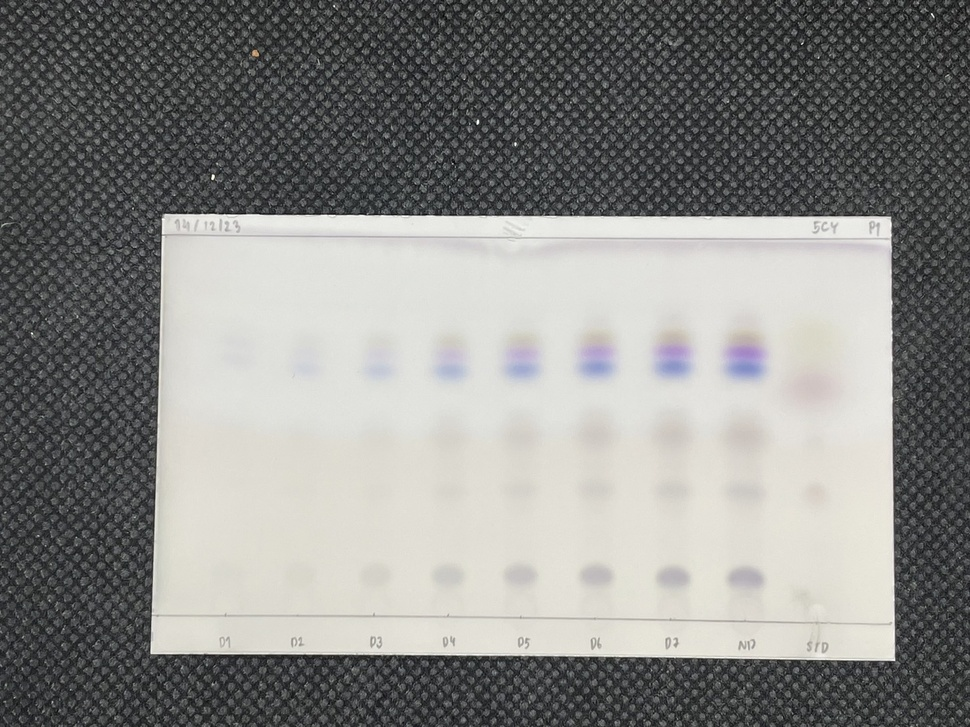
#> input picture input/ingredients/5CY-P1_Vanillin-Original.jpg, 970 x 727 px, shrunk from 1479 x 1109 before the run
$ python -i detect_paper.py   (imports and definitions only)
#> lines starting #> are read from the running program, lines starting #| are printed output that depends on the picture; after the words box and inside, x2 and y2 are one past the last pixel; in counts of white or black regions, pixels touching at a corner belong together
"""
Module for detecting and cropping to paper boundaries in images.
"""
import numpy as np
import cv2
from typing import List

# Type aliases
Image = np.ndarray
Contour = np.ndarray

# Constants
GAUSSIAN_BLUR_KERNEL_SIZE = (5, 5)
GAUSSIAN_BLUR_SIGMA = 0


class PaperDetector:
    """Class for detecting and cropping to paper boundaries in images."""

    @staticmethod
    def crop_to_paper(image: Image) -> Image:
        """
        Detect paper boundaries in an image and crop to those boundaries.

        Args:
            image: Input color image

        Returns:
            Image cropped to paper boundaries

        Raises:
            ValueError: If no paper boundaries can be detected
        """
        contours = PaperDetector._get_contours(image)
        if not contours:
            raise ValueError("No paper boundaries detected in the image.")

        largest_contour = PaperDetector._get_largest_contour(contours)
        return PaperDetector._crop_image_using_contour(image, largest_contour)

    @staticmethod
    def _get_contours(image: Image) -> List[Contour]:
        """
        Detect contours in the image that could represent paper boundaries.

        Args:
            image: Input color image

        Returns:
            List of detected contours
        """
        # Input validation
        if image is None or image.size == 0:
            raise ValueError("Invalid input image")

        # Convert to grayscale
        gray = cv2.cvtColor(image, cv2.COLOR_BGR2GRAY)

        # Apply Gaussian blur to reduce noise
        gray_blur = cv2.GaussianBlur(
            gray,
            GAUSSIAN_BLUR_KERNEL_SIZE,
            GAUSSIAN_BLUR_SIGMA
        )

        # Apply Otsu's thresholding
        threshold = cv2.threshold(
            gray_blur,
            0, 255,
            cv2.THRESH_BINARY + cv2.THRESH_OTSU
        )[1]

        # Find contours
        contours, _ = cv2.findContours(
            threshold,
            cv2.RETR_EXTERNAL,
            cv2.CHAIN_APPROX_SIMPLE
        )

        return contours

    @staticmethod
    def _get_largest_contour(contours: List[Contour]) -> Contour:
        """
        Select the largest contour by area.

        Args:
            contours: List of contours

        Returns:
            Largest contour

        Raises:
            ValueError: If contours list is empty
        """
        if not contours:
            raise ValueError("No contours provided")

        return max(contours, key=cv2.contourArea)

    @staticmethod
    def _crop_image_using_contour(image: Image, contour: Contour) -> Image:
        """
        Create mask for the contour and crop the image to its boundaries.

        Args:
            image: Input color image
            contour: Contour to crop to

        Returns:
            Cropped image
        """
        # Create mask
        mask = np.zeros_like(image)
        cv2.drawContours(mask, [contour], -1, (255, 255, 255), -1)

        # Apply mask
        masked_image = cv2.bitwise_and(image, mask)

        # Get bounding rectangle
        gray_masked = cv2.cvtColor(masked_image, cv2.COLOR_BGR2GRAY)
        x, y, w, h = cv2.boundingRect(gray_masked)

        # Crop image to bounding rectangle
        cropped_image = masked_image[y:y+h, x:x+w]

        return cropped_image

>>> import cv2
>>> picture = cv2.imread('../../input/ingredients/5CY-P1_Vanillin-Original.jpg')
#> picture is the input picture: shape (727, 970, 3); mean B, G, R 134.2, 136.7, 136.7
>>> result = PaperDetector().crop_to_paper(picture)
#> in _get_contours, `threshold = cv2.threshold( gray_blur, 0, 255, cv2.THRESH_BINARY + cv2...`:
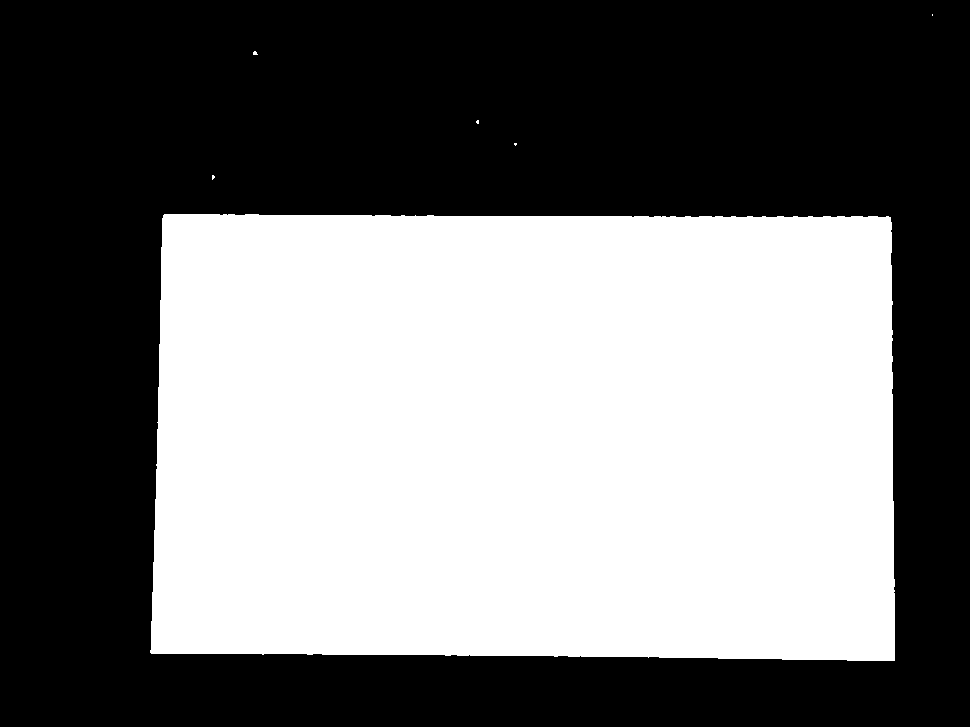
#> threshold: shape (727, 970); 46% white; 6 white regions (5 under 20 px)
#> in _get_contours, `contours, _ = cv2.findContours( threshold, cv2.RETR_EXTERNAL, cv2.CHAI..`: contours = 6 contours, 5 with area under 20; largest, box (x1, y1, x2, y2) and area: (150, 214, 895, 661) 323400
#> in crop_to_paper, `largest_contour = PaperDetector._get_largest_contour(contours)`: largest_contour = contour of 224 points, box (x1, y1, x2, y2) (150, 214, 895, 661), area 323400
#> in _crop_image_using_contour, `cv2.drawContours(mask, [contour], -1, (255, 255, 255), -1)`: mask: shape (727, 970, 3); 46% white; 1 white region, box (x1, y1, x2, y2) and area: (150, 214, 895, 661) 324577
#> in _crop_image_using_contour, `masked_image = cv2.bitwise_and(image, mask)`:
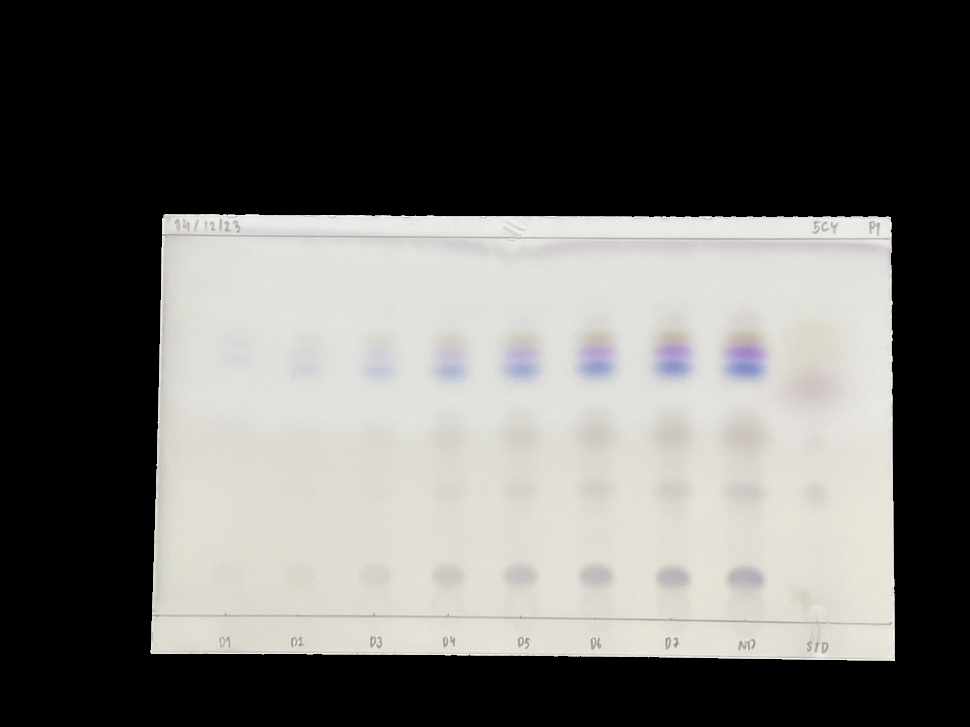
#> masked_image: shape (727, 970, 3); mean B, G, R 98.2, 101, 101.8
#> in _crop_image_using_contour, `x, y, w, h = cv2.boundingRect(gray_masked)`: x = 150; y = 214; w = 745; h = 447
#> in _crop_image_using_contour, `cropped_image = masked_image[y:y+h, x:x+w]`:
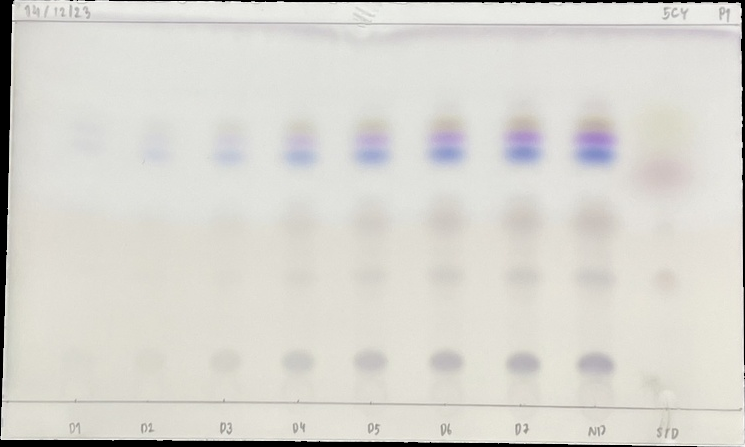
#> cropped_image: shape (447, 745, 3); mean B, G, R 207.9, 214, 215.6

$ run again, on input/ingredients/5CY-P2_Vanillin-Original.jpg
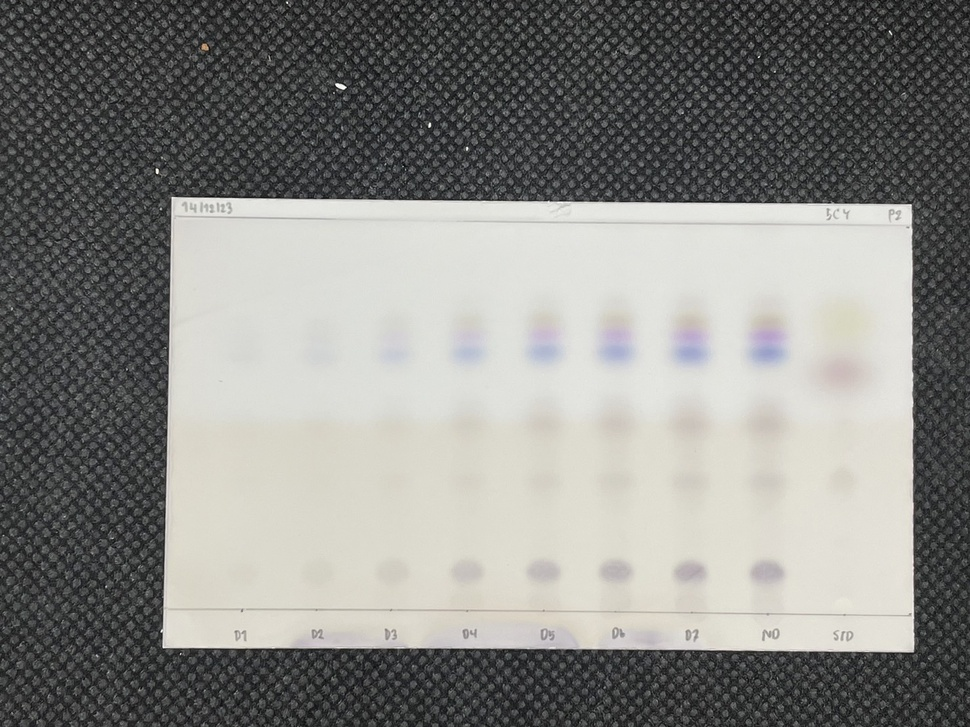
#> input picture input/ingredients/5CY-P2_Vanillin-Original.jpg, 970 x 727 px, shrunk from 1479 x 1109 before the run
#> picture is the input picture: shape (727, 970, 3); mean B, G, R 131.8, 135.3, 135.4
#> in _get_contours, `threshold = cv2.threshold( gray_blur, 0, 255, cv2.THRESH_BINARY + cv2...`:
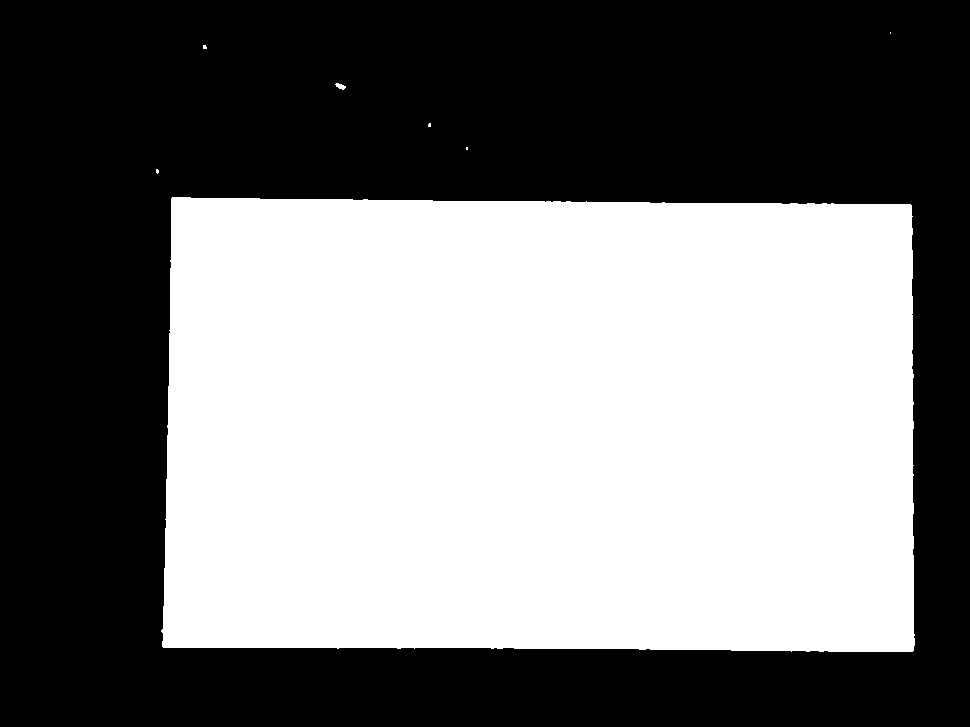
#> threshold: shape (727, 970); 47.4% white; 7 white regions (5 under 20 px)
#> in _get_contours, `contours, _ = cv2.findContours( threshold, cv2.RETR_EXTERNAL, cv2.CHAI..`: contours = 7 contours, 5 with area under 20; largest, box (x1, y1, x2, y2) and area: (161, 197, 915, 652) 332968, (335, 83, 346, 90) 32
#> largest_contour = contour of 199 points, box (x1, y1, x2, y2) (161, 197, 915, 652), area 332968
#> mask: shape (727, 970, 3); 47.4% white; 1 white region, box (x1, y1, x2, y2) and area: (161, 197, 915, 652) 334161
#> x = 161; y = 197; w = 754; h = 455
#> in _crop_image_using_contour, `cropped_image = masked_image[y:y+h, x:x+w]`:
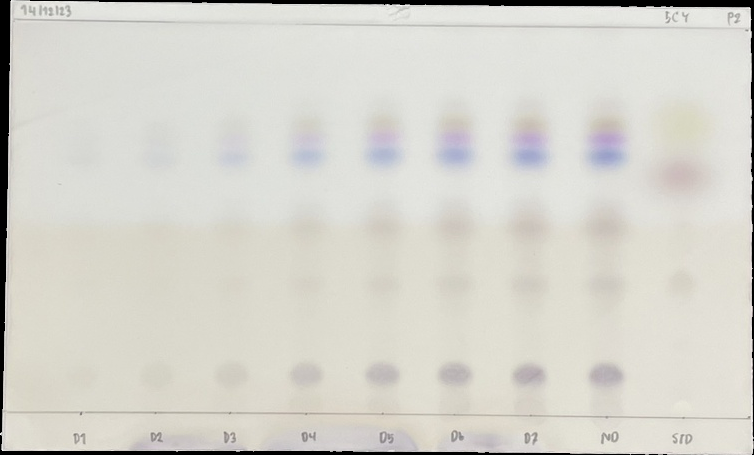
#> cropped_image: shape (455, 754, 3); mean B, G, R 204.7, 212.2, 213.6

$ run again, on input/ingredients/LPY-P1_Vanillin-Original.jpg
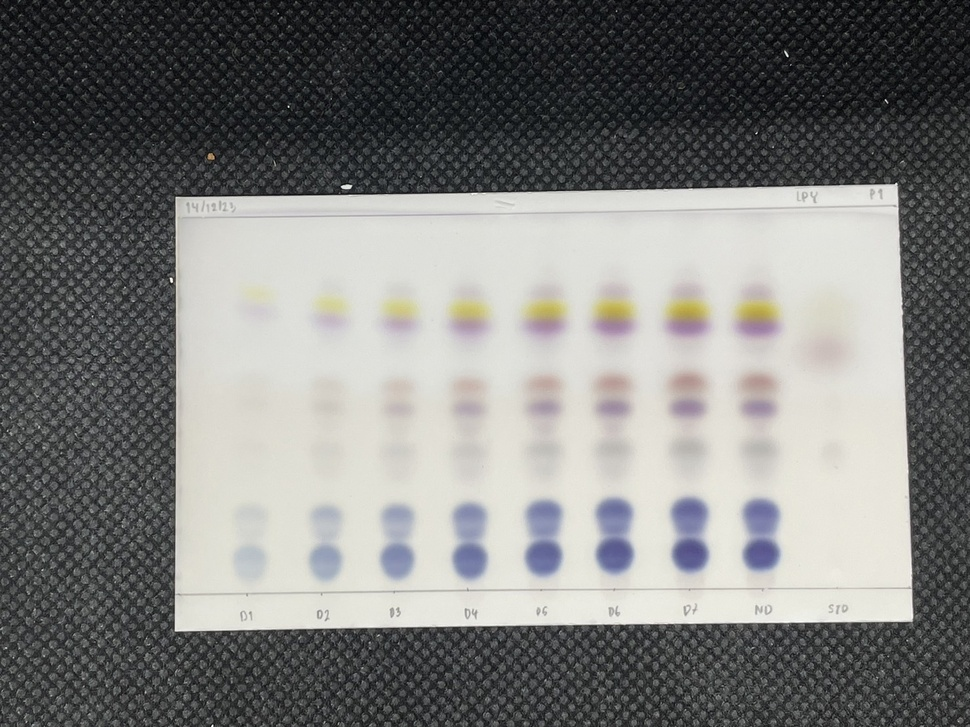
#> input picture input/ingredients/LPY-P1_Vanillin-Original.jpg, 970 x 727 px, shrunk from 1479 x 1109 before the run
#> picture is the input picture: shape (727, 970, 3); mean B, G, R 123.8, 125.6, 125.4
#> in _get_contours, `threshold = cv2.threshold( gray_blur, 0, 255, cv2.THRESH_BINARY + cv2...`:
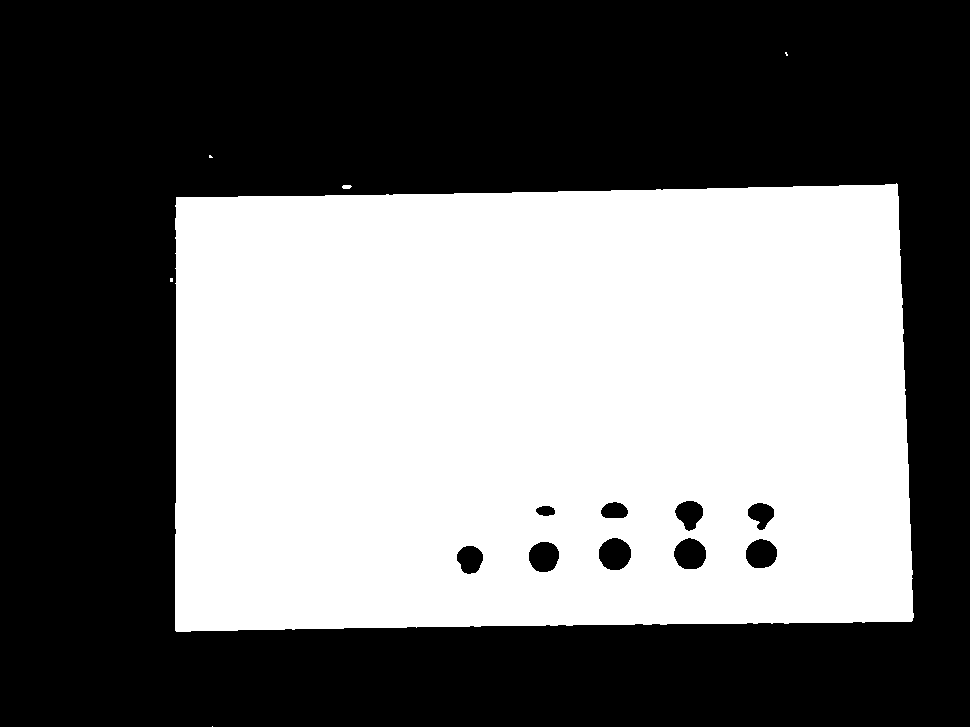
#> threshold: shape (727, 970); 44.3% white; 6 white regions (4 under 20 px)
#> in _get_contours, `contours, _ = cv2.findContours( threshold, cv2.RETR_EXTERNAL, cv2.CHAI..`: contours = 6 contours, 4 with area under 20; largest, box (x1, y1, x2, y2) and area: (175, 183, 914, 632) 316282, (342, 185, 352, 189) 24
#> largest_contour = contour of 188 points, box (x1, y1, x2, y2) (175, 183, 914, 632), area 316282
#> mask: shape (727, 970, 3); 45% white; 1 white region, box (x1, y1, x2, y2) and area: (175, 183, 914, 632) 317447
#> x = 175; y = 183; w = 739; h = 449
#> in _crop_image_using_contour, `cropped_image = masked_image[y:y+h, x:x+w]`:
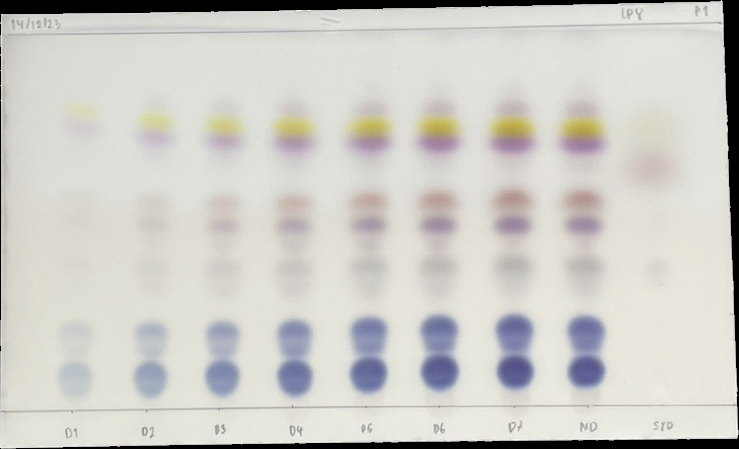
#> cropped_image: shape (449, 739, 3); mean B, G, R 199.1, 204.3, 205.7

$ run again, on input/ingredients/LPY-P2_Vanillin-Original.jpg
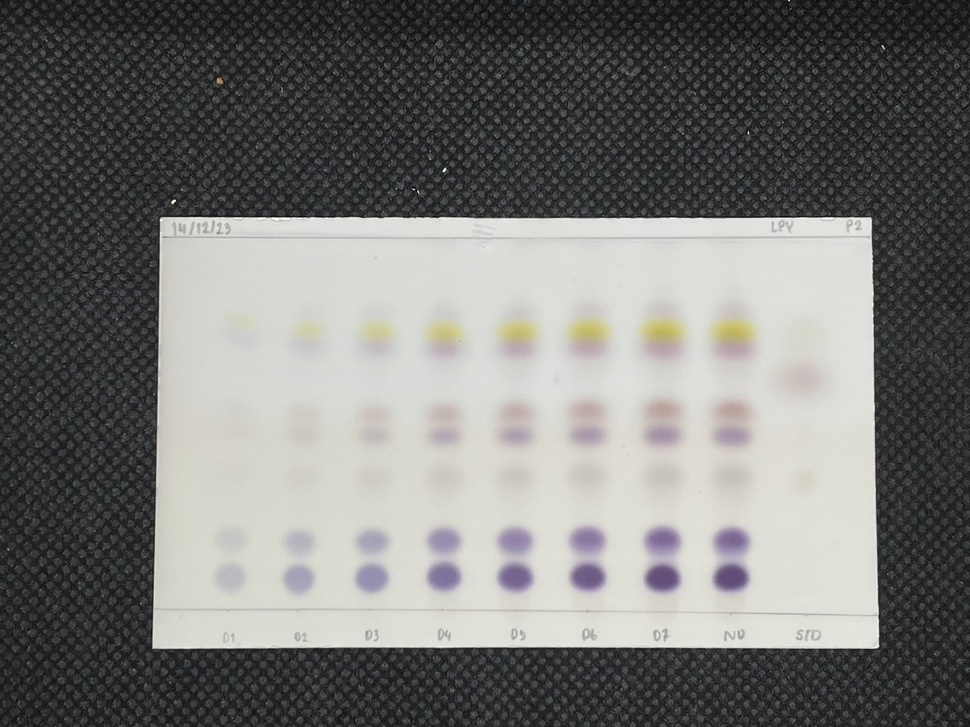
#> input picture input/ingredients/LPY-P2_Vanillin-Original.jpg, 970 x 727 px, shrunk from 1479 x 1109 before the run
#> picture is the input picture: shape (727, 970, 3); mean B, G, R 117, 119.5, 119
#> in _get_contours, `threshold = cv2.threshold( gray_blur, 0, 255, cv2.THRESH_BINARY + cv2...`:
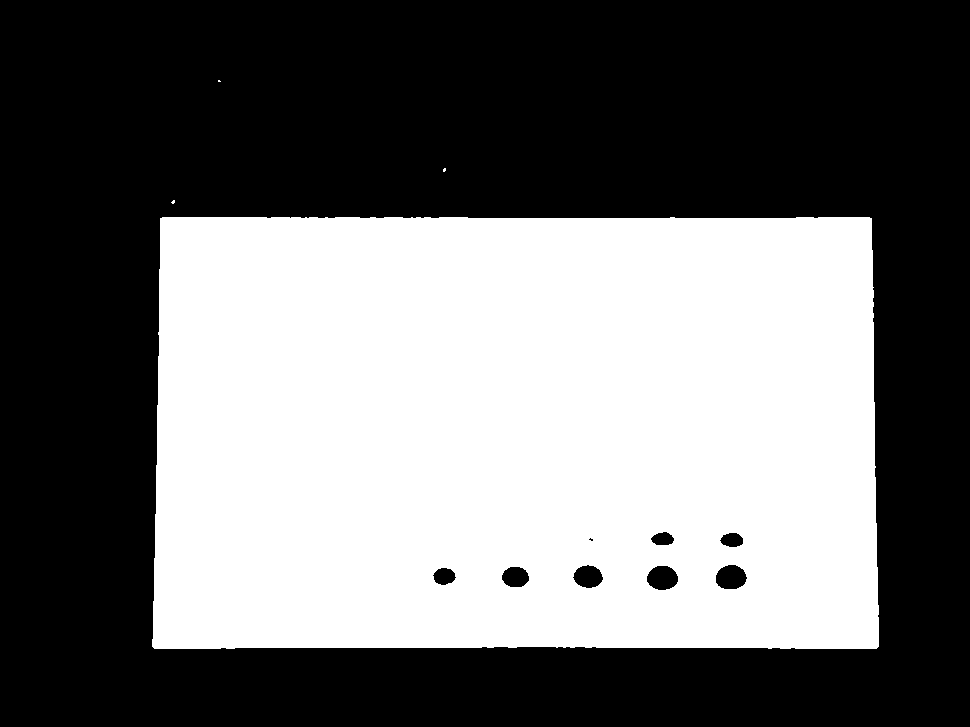
#> threshold: shape (727, 970); 43.5% white; 4 white regions (3 under 20 px)
#> in _get_contours, `contours, _ = cv2.findContours( threshold, cv2.RETR_EXTERNAL, cv2.CHAI..`: contours = 4 contours, 3 with area under 20; largest, box (x1, y1, x2, y2) and area: (152, 217, 879, 649) 308208
#> largest_contour = contour of 170 points, box (x1, y1, x2, y2) (152, 217, 879, 649), area 308208
#> mask: shape (727, 970, 3); 43.9% white; 1 white region, box (x1, y1, x2, y2) and area: (152, 217, 879, 649) 309355
#> x = 152; y = 217; w = 727; h = 432
#> in _crop_image_using_contour, `cropped_image = masked_image[y:y+h, x:x+w]`:
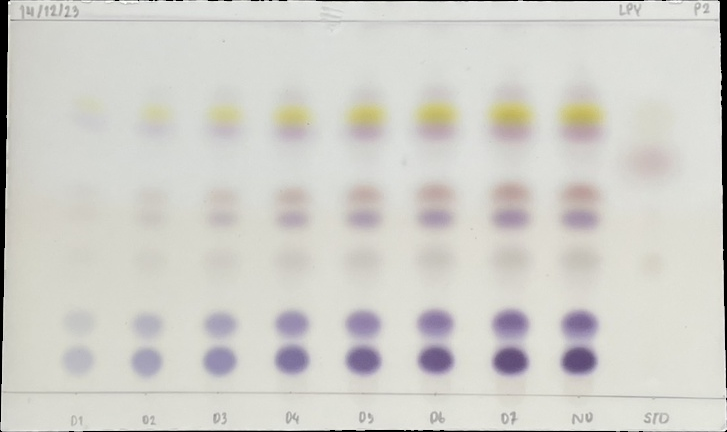
#> cropped_image: shape (432, 727, 3); mean B, G, R 202.6, 208.2, 209.1
